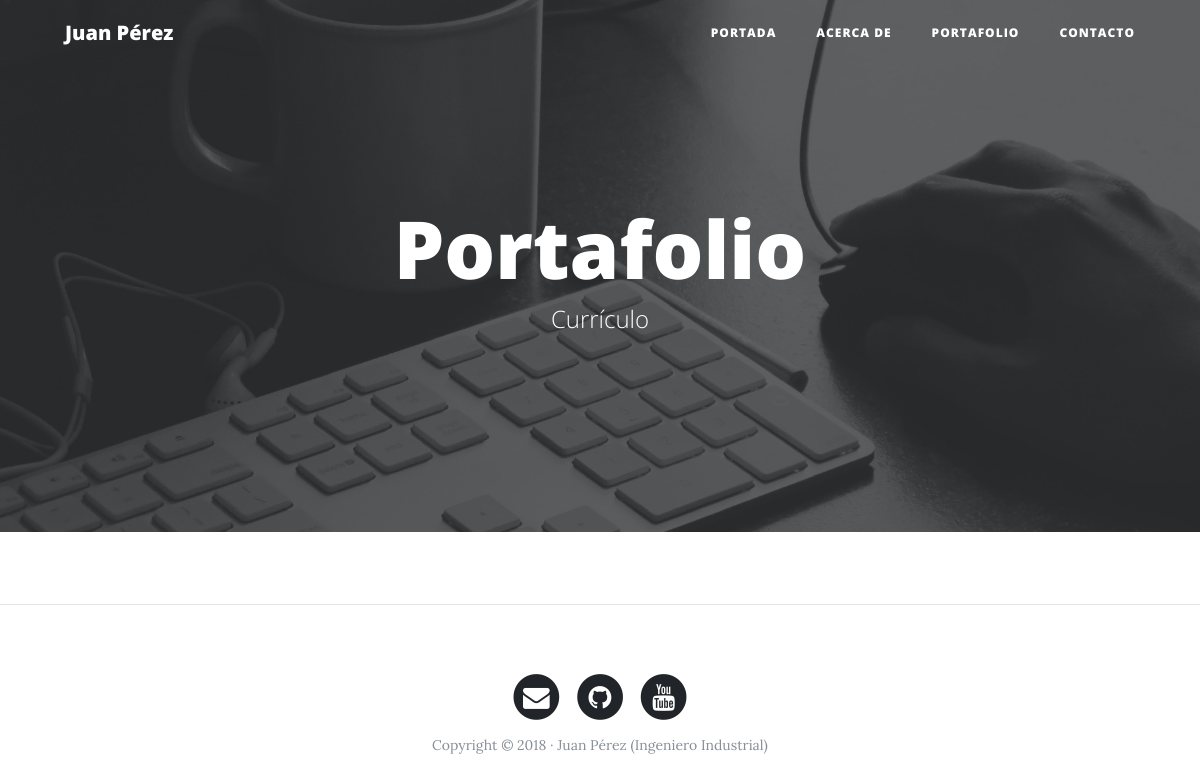
/portfolio/, run on an earlier commit of the app's database.
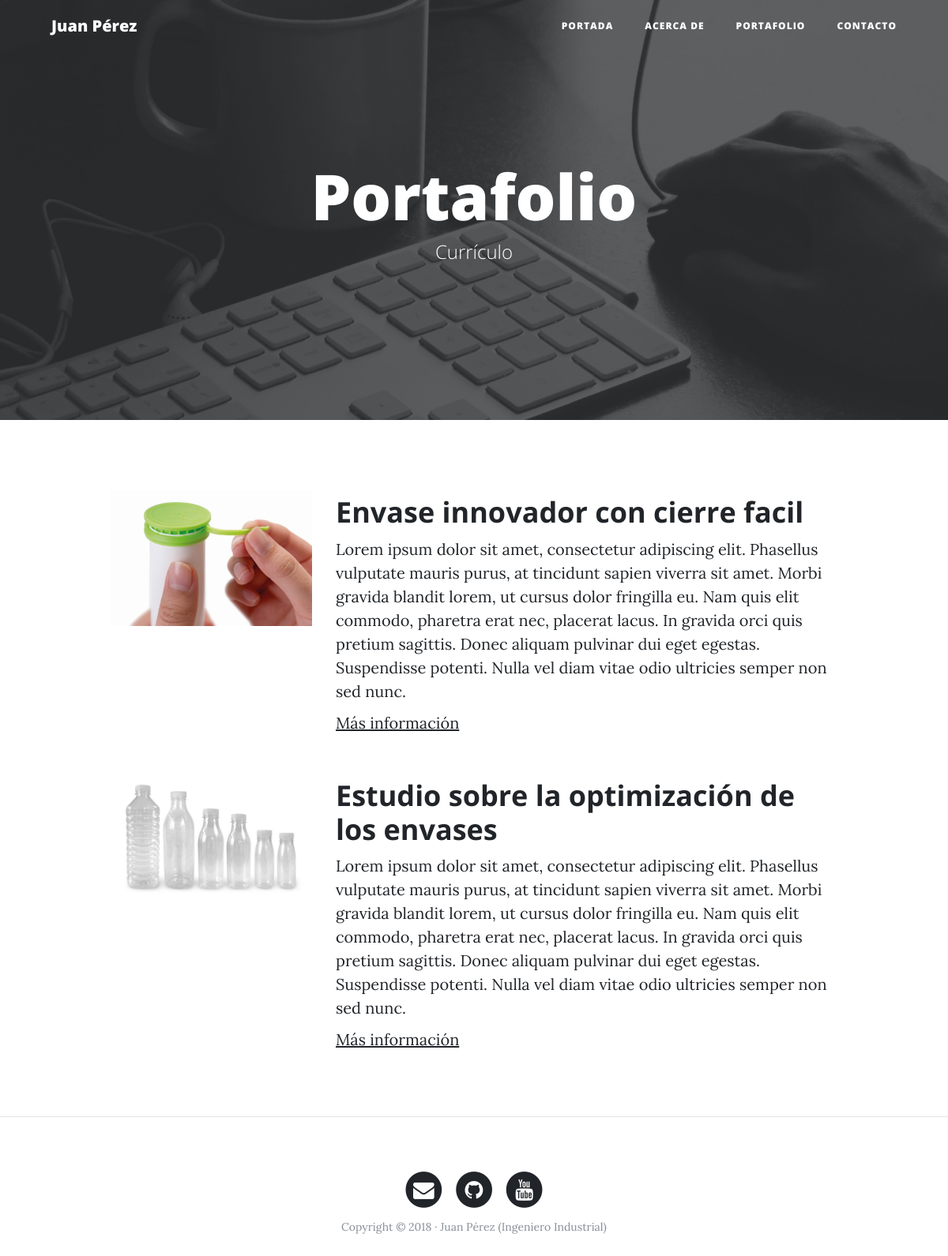
And on a later commit of the database.
### portfolio/models.py (models this page shows, shortened)
class Project(models.Model): # Super clase models.Model representa tabla en BD
    title = models.CharField(max_length=200, verbose_name="Título")     # los campos charfield siempre deben tener un valor maximo
    description = models.TextField(verbose_name="Descripción")
    image = models.ImageField(verbose_name="Imagen", upload_to="projects")  # agregamos atributo 'upload_to' para indicar donde deben almacenar las imagenes del proyecto subidas por el usuario
    link = models.URLField(verbose_name="Dirección Web", null=True, blank=True)
    link = models.URLField(verbose_name="Dirección Web", null=True, blank=True)   # ejercicio final curso
    created = models.DateTimeField(auto_now_add=True, verbose_name="Fecha de creación")
    updated = models.DateTimeField(auto_now=True, verbose_name="Fecha de edición")
    class Meta:     # subclase para agregar metadatos extendidos
        verbose_name = "proyecto"
        verbose_name_plural = "proyectos"
        ordering = ["-created"]     # campo de ordenación de nuestros registros, en este caso se ordenan por fecha de creacion '-created' (+ antiguo a + nuevo) si queremos en orden inverso agregar '-' (+ nuevo a + antiguado)

### portfolio/views.py (the view)
# urls.py: path('portfolio/', portfolio_views.portfolio, name="portfolio"),
def portfolio(request):
    projects = Project.objects.all()
    return render(request, "portfolio/portfolio.html", {'projects': projects})

### portfolio/templates/portfolio/portfolio.html (shortened to what this page needs)
{% extends 'core/base.html' %}
{% block background %}{% load static %}{% static 'core/img/portfolio-bg.jpg' %}{% endblock %}
{% block headers %}
<h1>Portafolio</h1>
<span class="subheading">Currículo</span>
{% endblock %}
{% block content %}
    {% for project in projects %}
        <div class="row project">
            <div class="col-lg-3 col-md-4 offset-lg-1">
                <img class="img-fluid" src="{{project.image.url}}" alt="">
            </div>
            <div class="col-lg-7 col-md-8">
                <h2 class="section-heading title">{{project.title}}</h2>
                <p>{{project.description}}</p>
                {% if project.link %}
                    <p><a href="{{project.link}}">Más información</a></p>
                {% endif %}
            </div>
        </div>
    {% endfor %}
{% endblock %}

### core/templates/core/base.html (shortened to what this page needs)
<!DOCTYPE html>
<html lang="es">
  <head>
    {% load static %}
    <link href="{% static 'core/vendor/bootstrap/css/bootstrap.min.css' %}" rel="stylesheet">
    <link href="{% static 'core/vendor/font-awesome/css/font-awesome.min.css' %}" rel="stylesheet" type="text/css">
    <link href="{% static 'core/css/clean-blog.min.css' %}" rel="stylesheet">
  </head>
  <body>
    <nav class="navbar navbar-expand-lg navbar-light fixed-top" id="mainNav">
      <div class="container">
        <a class="navbar-brand" href="{% url 'home' %}">Juan Pérez</a>
        <div class="collapse navbar-collapse" id="navbarResponsive">
          <ul class="navbar-nav ml-auto">
            <li class="nav-item">
              <a class="nav-link" href="{% url 'home' %}">Portada</a>
            </li>
            <li class="nav-item">
              <a class="nav-link" href="{% url 'about' %}">Acerca de</a>
            </li>
            <li class="nav-item">
              <a class="nav-link" href="{% url 'portfolio' %}">Portafolio</a>
            </li>
            <li class="nav-item">
              <a class="nav-link" href="{% url 'contact' %}">Contacto</a>
            </li>
          </ul>
        </div>
      </div>
    </nav>
    <header class="masthead" style="background-image: url('{% static 'core/img/home-bg.jpg' %}')">
      <div class="overlay"></div>
      <div class="container">
        <div class="row">
          <div class="col-lg-8 col-md-10 mx-auto">
            <div class="site-heading">
                {% block headers %} {% endblock %}
            </div>
          </div>
        </div>
      </div>
    </header>
    <div class="container">
         {% block content %}{% endblock %}
    </div>
    {% if request.path != "/" %}<hr>{% endif %}
    <footer>
      <div class="container">
        <div class="row">
          <div class="col-lg-8 col-md-10 mx-auto">
            <ul class="list-inline text-center">
              <li class="list-inline-item">
                <a href="#">
                  <span class="fa-stack fa-lg">
                    <i class="fa fa-circle fa-stack-2x"></i>
                    <i class="fa fa-envelope fa-stack-1x fa-inverse"></i>
                  </span>
                </a>
              </li>
              <li class="list-inline-item">
                <a href="#">
                  <span class="fa-stack fa-lg">
                    <i class="fa fa-circle fa-stack-2x"></i>
                    <i class="fa fa-github fa-stack-1x fa-inverse"></i>
                  </span>
                </a>
              </li>
              <li class="list-inline-item">
                <a href="#">
                  <span class="fa-stack fa-lg">
                    <i class="fa fa-circle fa-stack-2x"></i>
                    <i class="fa fa-youtube fa-stack-1x fa-inverse"></i>
                  </span>
                </a>
              </li>
            </ul>
            <p class="copyright text-muted">Copyright &copy; 2018 · Juan Pérez (Ingeniero Industrial) </p>
          </div>
        </div>
      </div>
    </footer>
  </body>
</html>

What changed in the data, as far as the page shows it:
added Project: image (picture), title "Envase innovador con cierre facil", description "Lorem ipsum dolor sit amet, consectetur adipiscing elit. Phasellus vulputate mauris purus, at tincidunt sapien viverra sit amet. Morbi gravida blandit lorem, ut cursus dolor fringilla eu. Nam quis elit commodo, pharetra erat nec, placerat lacus. In gravida orci quis pretium sagittis. Donec aliquam pulvinar dui eget egestas. Suspendisse potenti. Nulla vel diam vitae odio ultricies semper non sed nunc."
added Project: image (picture), title "Estudio sobre la optimización de los envases", description "Lorem ipsum dolor sit amet, consectetur adipiscing elit. Phasellus vulputate mauris purus, at tincidunt sapien viverra sit amet. Morbi gravida blandit lorem, ut cursus dolor fringilla eu. Nam quis elit commodo, pharetra erat nec, placerat lacus. In gravida orci quis pretium sagittis. Donec aliquam pulvinar dui eget egestas. Suspendisse potenti. Nulla vel diam vitae odio ultricies semper non sed nunc."
